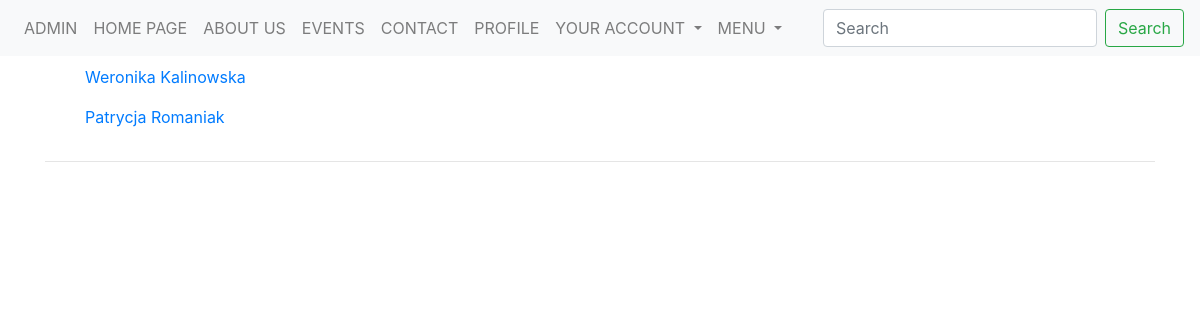
Screenshot of /students/ (signed in) with the database file from the repository.
### models.py (models this page shows, shortened)
class Student(db.Model):
    __tablename__ = 'student'
    __searchable__ = ['index']
    id = Column(Integer, autoincrement=True, primary_key=True)
    index = Column(Integer, unique=True)
    name = Column(String(25), default='')
    surname = Column(String(25), default='')
    faculty_id = db.Column(db.Integer, db.ForeignKey('faculty.id'), nullable=False)
    major_id = db.Column(db.Integer, db.ForeignKey('major.id'), nullable=False)
    year_id = db.Column(db.Integer, db.ForeignKey('year.id'), nullable=False)
    group_id = db.Column(db.Integer, db.ForeignKey('group.id'), nullable=False)
    user = db.relationship('User', backref='student')

### students.py (the view)
@app.route('/students/', methods=['GET'])
@login_required
def students():
    students = Student.query.all()
    return render_template('faculty/students/students.html', students=students)

### user.py (called while the page is built)
@lm.user_loader
def load_user(user_id):
    return User.query.filter(User.id == user_id).first()

@app.before_request
def before_request():
    if current_user.is_authenticated:
        current_user.last_seen = datetime.utcnow()
        db.session.commit()

### templates/faculty/students/students.html
{% extends "_base.html" %}
{% block content %}
    <table>
        <tr valign="top">
        <br>
            {% for student in students %}
                <ol>
                    <a href="/students/{{ student.id }}">{{ student.name }} {{ student.surname }}</a>
                </ol>
            {% endfor %}
        </tr>
    </table>
    <hr>
{% endblock %}

### static/css/base.css (style rules this page uses)
body { color: pink; }

### rows the page displays
Student: name "Weronika", surname "Kalinowska"
Student: name "Patrycja", surname "Romaniak"
